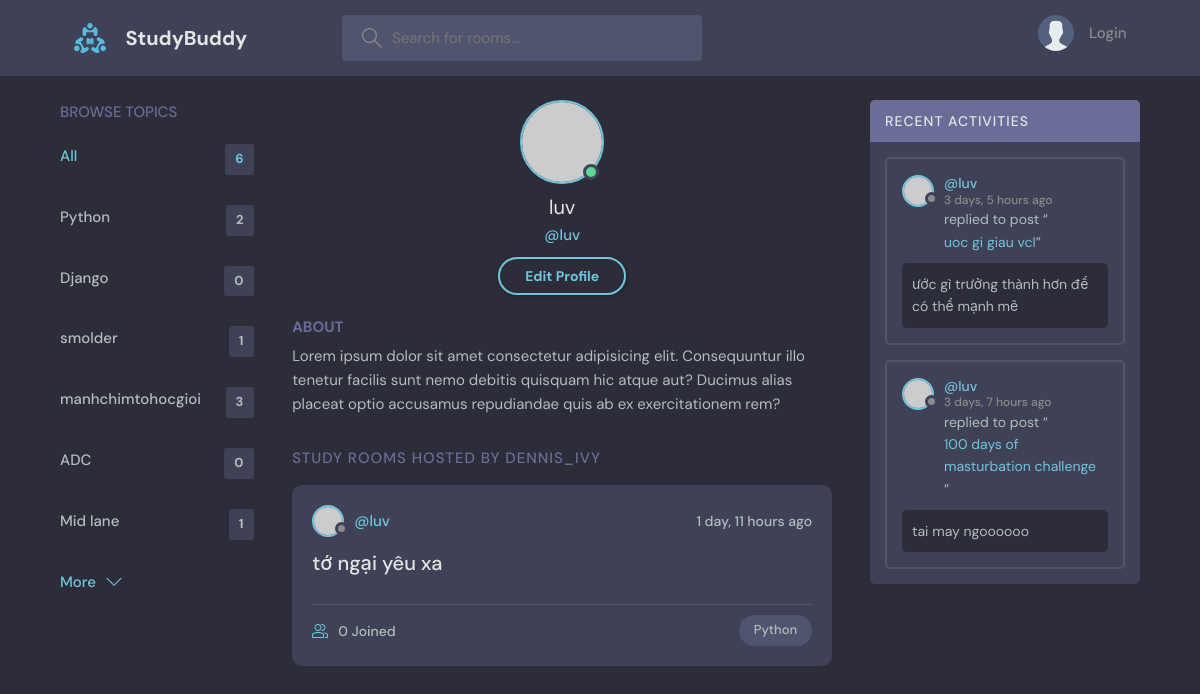
The page /profile/3 on the database its author committed.
### base/models.py (models this page shows, shortened)
class Topic(models.Model):
    name =models.CharField(max_length=200)

class Room(models.Model):
    host = models.ForeignKey(User, on_delete=models.SET_NULL,null=True)
    topic = models.ForeignKey(Topic, on_delete=models.SET_NULL,null=True)
    name = models.CharField(max_length=200)
    description = models.TextField(null=True,blank = True)
    participants = models.ManyToManyField(User, related_name='paticipants',blank=True)
    updated = models.DateTimeField(auto_now=True)
    created = models.DateTimeField(auto_now_add=True)
    class Meta:
        ordering = ['-updated','-created']
    def __str__(self):
        return self.name

class Message(models.Model):
    user = models.ForeignKey(User, on_delete=models.CASCADE)
    room = models.ForeignKey(Room, on_delete=models.CASCADE)
    body = models.TextField()
    updated = models.DateTimeField(auto_now=True)
    created = models.DateTimeField(auto_now_add=True)
    class Meta:
        ordering = ['-updated','-created']

### base/views.py (the view)
# urls.py: path('profile/<str:pk>', views.userProfile,name = "user-profile"),
def userProfile(request,pk):
    user = User.objects.get(id=pk)
    rooms = user.room_set.all()
    room_messages = user.message_set.all()
    topics = Topic.objects.all()
    context = {'user':user,'rooms':rooms,'room_messages': room_messages,'topics': topics}
    return render(request,'base/profile.html', context)

### base/templates/base/profile.html
{% extends 'main.html' %}
{% block content %}
  <main class="profile-page layout layout--3">
    <div class="container">
      {% include 'base/topics_component.html' %}
      <div class="roomList">
        <div class="profile">
          <div class="profile__avatar">
            <div class="avatar avatar--large active">
              <img src="https://randomuser.me/api/portraits/men/11.jpg" />
            </div>
          </div>
          <div class="profile__info">
            <h3>{{user.username}}</h3>
            <p>@{{user.username}}</p>
            <a href="edit-user.html" class="btn btn--main btn--pill">Edit Profile</a>
          </div>
          <div class="profile__about">
            <h3>About</h3>
            <p>
              Lorem ipsum dolor sit amet consectetur adipisicing elit. Consequuntur illo tenetur
              facilis sunt nemo debitis quisquam hic atque aut? Ducimus alias placeat optio
              accusamus repudiandae quis ab ex exercitationem rem?
            </p>
          </div>
        </div>
        <div class="roomList__header">
          <div>
            <h2>Study Rooms Hosted by dennis_ivy</a>
            </h2>
          </div>
        </div>
        {% include 'base/feed_component.html' %}
      </div>
      {% include 'base/activity_component.html' %}
    </div>
  </main>
{% endblock content %}

### base/templates/base/topics_component.html
<div class="topics">
          <div class="topics__header">
            <h2>Browse Topics</h2>
          </div>
          <ul class="topics__list">
            <li>
              <a href="{% url 'home' %}" class="active">All <span>{{topics.count}}</span></a>
            </li>
              {%for topic in topics %}
            <li>
              <a href="{% url 'home' %}?q={{topic.name}}">{{topic.name}}<span>{{topic.room_set.all.count}}</span></a>
            </li>
              {% endfor %}
          </ul>
          <a class="btn btn--link" href="topics.html">
            More
            <svg version="1.1" xmlns="http://www.w3.org/2000/svg" width="32" height="32" viewBox="0 0 32 32">
              <title>chevron-down</title>
              <path d="M16 21l-13-13h-3l16 16 16-16h-3l-13 13z"></path>
            </svg>
          </a>
        </div>

### base/templates/base/feed_component.html (shortened to what this page needs)
{% for room in rooms %}
<div class="roomListRoom">
            <div class="roomListRoom__header">
              <a href="{% url 'user-profile' room.host.id %}" class="roomListRoom__author">
                <div class="avatar avatar--small">
                  <img src="https://randomuser.me/api/portraits/women/11.jpg" />
                </div>
                <span>@{{room.host.username}}</span>
              </a>
              <div class="roomListRoom__actions">
                <span>{{room.created|timesince}} ago</span>
              </div>
            </div>
            <div class="roomListRoom__content">
              <a href="{% url 'room' room.id %}">{{room.name}}</a>
            </div>
            <div class="roomListRoom__meta">
              <a href="{% url 'room' room.id %}" class="roomListRoom__joined">
                {{room.participants.all.count}} Joined
              </a>
              <p class="roomListRoom__topic">{{room.topic.name}}</p>
            </div>
          </div>
{% endfor %}

### base/templates/base/activity_component.html (shortened to what this page needs)
<div class="activities">
          <div class="activities__header">
            <h2>Recent Activities</h2>
          </div>
    {% for message in room_messages %}
          <div class="activities__box">
            <div class="activities__boxHeader roomListRoom__header">
              <a href="{% url 'user-profile' message.user.id %}" class="roomListRoom__author">
                <div class="avatar avatar--small">
                  <img src="https://randomuser.me/api/portraits/women/11.jpg" />
                </div>
                <p>
                  @{{message.user}}
                  <span>{{message.created|timesince}} ago</span>
                </p>
              </a>
            </div>
            <div class="activities__boxContent">
              <p>replied to post “<a href="{% url 'room' message.room.id %}">{{message.room}}</a>”</p>
              <div class="activities__boxRoomContent">
                {{message.body}}
              </div>
            </div>
          </div>
    {% endfor %}
        </div>

### rows shown on the page
Topic: name "Python", room_set.all.count "2"
Topic: name "Django", room_set.all.count "0"
Topic: name "smolder", room_set.all.count "1"
Topic: name "manhchimtohocgioi", room_set.all.count "3"
Topic: name "ADC", room_set.all.count "0"
Topic: name "Mid lane", room_set.all.count "1"
Room: host.username "luv", created "1 day, 11 hours", name "tớ ngại yêu xa", participants.all.count "0", topic.name "Python"
Message: user "luv", created "3 days, 5 hours", room "uoc gi giau vcl", body "ước gì trưởng thành hơn để có thể mạnh mẽ"
Message: user "luv", created "3 days, 7 hours", room "100 days of masturbation challenge", body "tai may ngoooooo"

### other values the page prints
{{ topics.count }} "6"
{{ user.username }} "luv"
